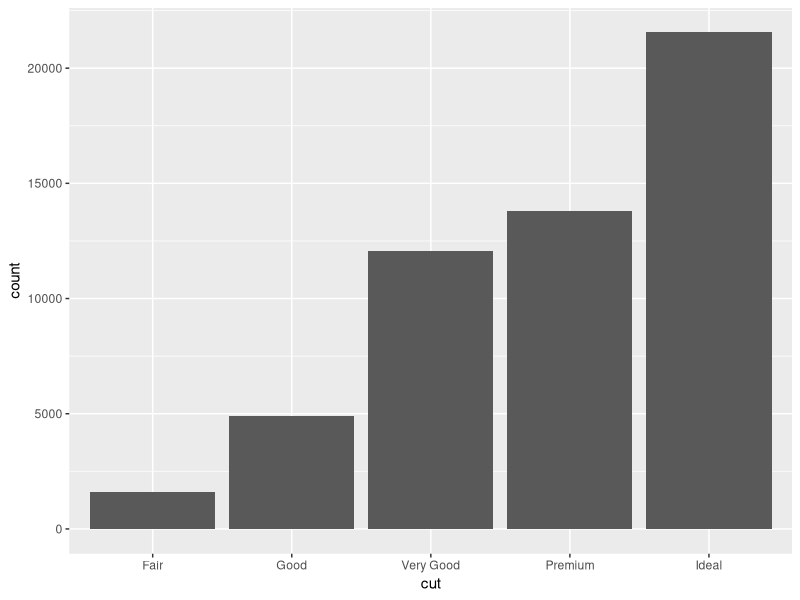
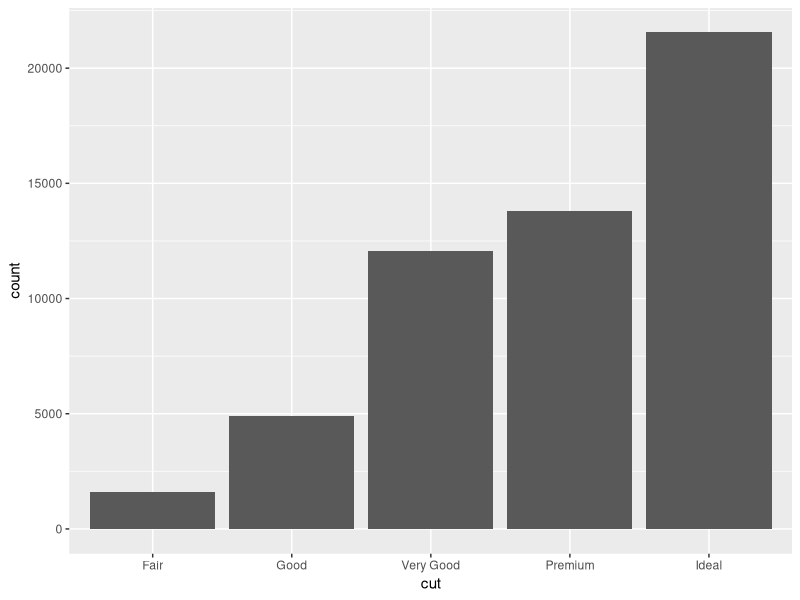
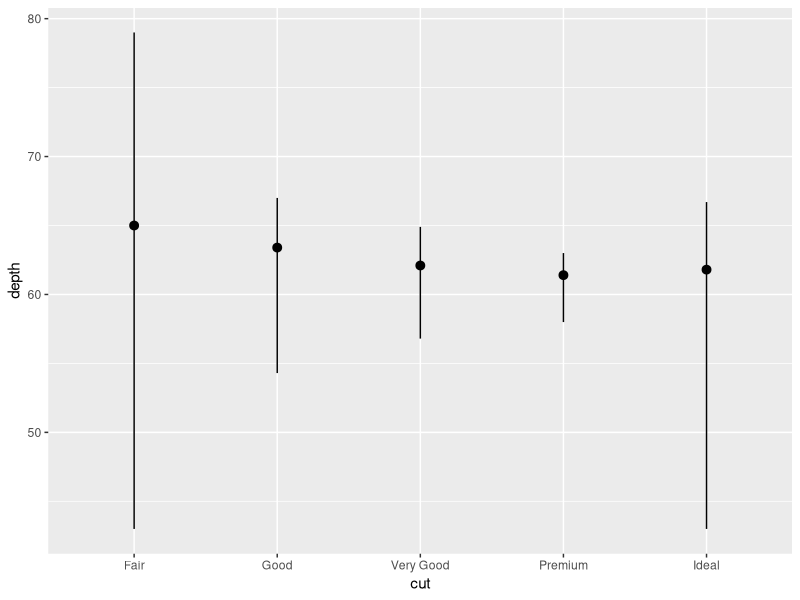
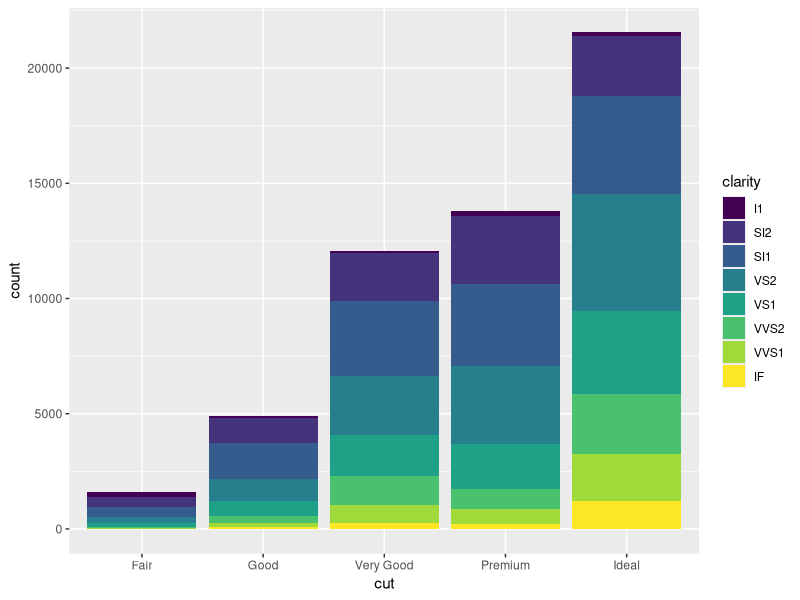
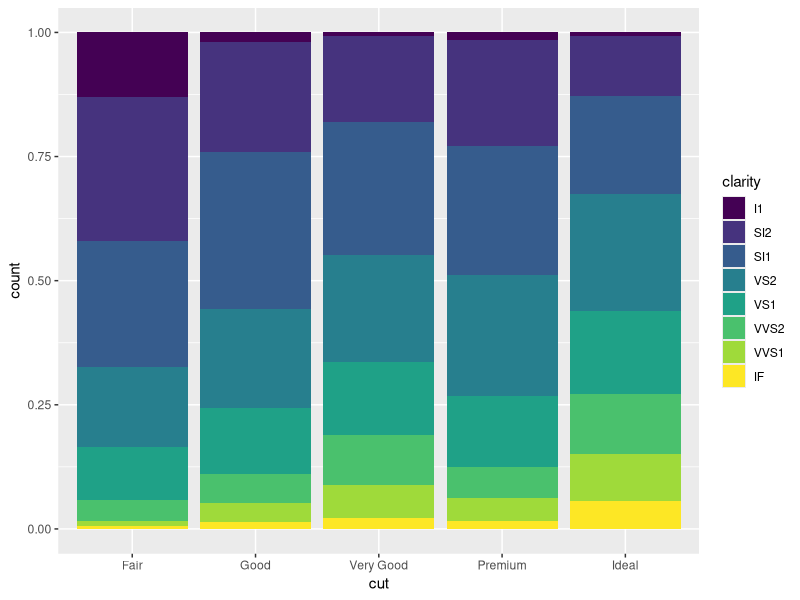
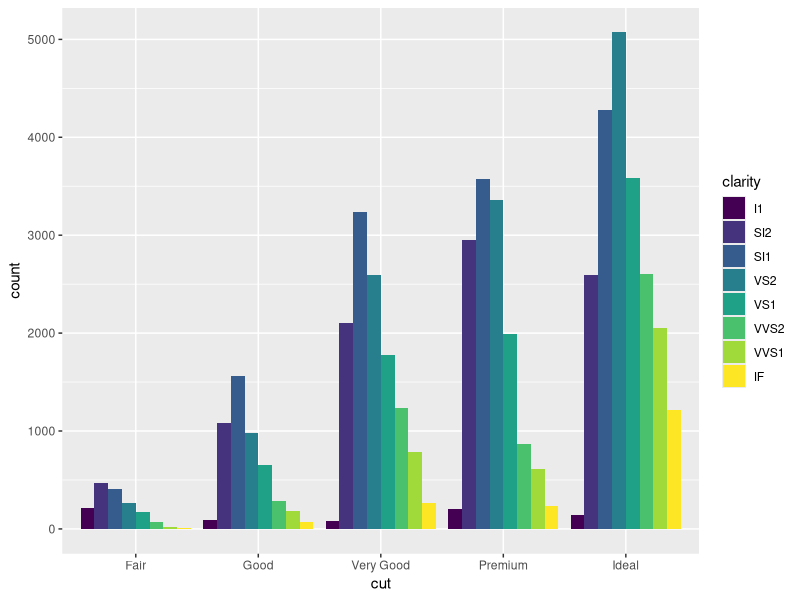
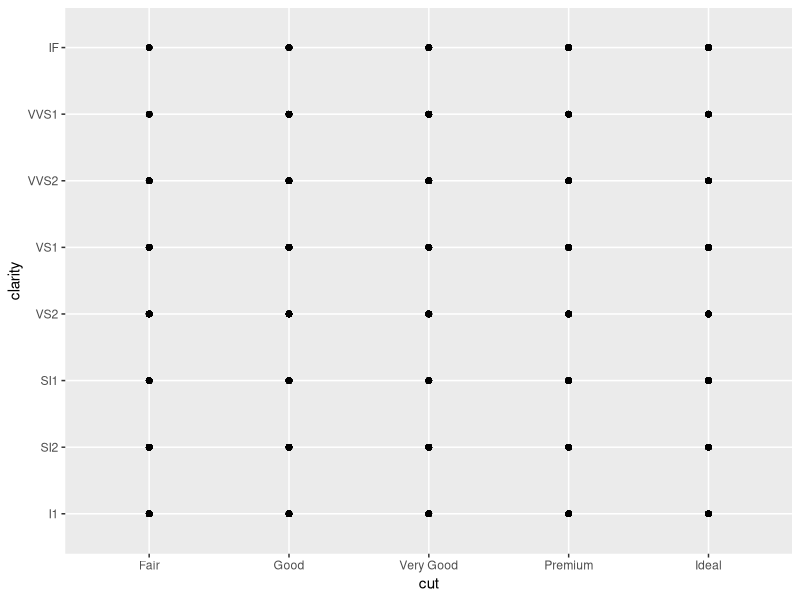
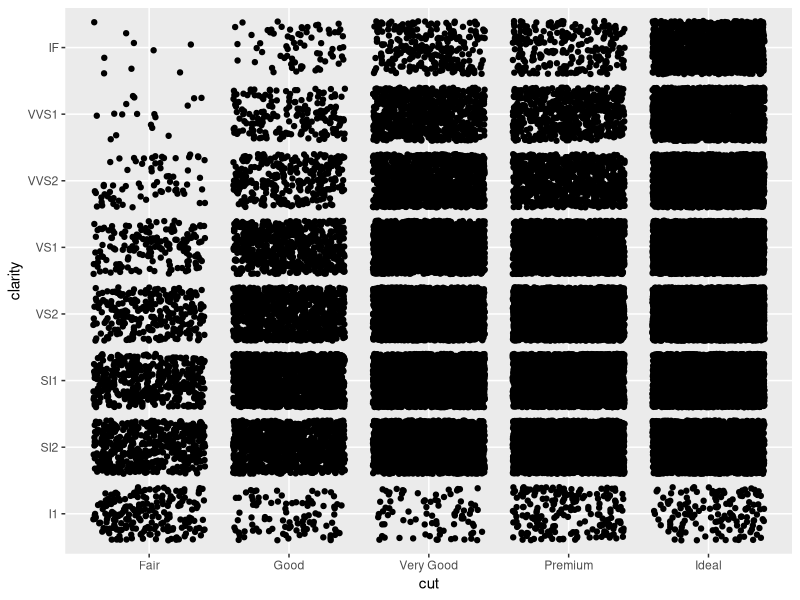

These figures' R source, in order:
# Exercise 2: More ggplot2 Grammar

# Install and load `ggplot2`
# install.packages("ggplot2") # if needed
library("ggplot2")

# For this exercise you will again be working with the `diamonds` data set.
# Use `?diamonds` to review details about this data set
?diamonds


## Statistical Transformations

# Draw a bar chart of the diamonds data, organized by cut
# The height of each bar is based on the "count" (number) of diamonds with that cut
ggplot(data = diamonds) +
  geom_bar(mapping = aes(x=cut))

# Use the `stat_count` to apply the statistical transformation "count" to the diamonds
# by cut. You do not need a separate geometry layer!
ggplot(data = diamonds) +
  stat_count(mapping = aes(x=cut))

# Use the `stat_summary` function to draw a chart with a summary layer.
# Map the x-position to diamond `cut`, and the y-position to diamond `depth`
# Bonus: use `min` as the function ymin, `max` as the function ymax, and `median` as the function y
ggplot(data = diamonds) +
  stat_summary(mapping = aes(x = cut, y = depth),
               fun.ymin = min, fun.ymax = max, fun.y = median)


## Position Adjustments

# Draw a bar chart of diamond data organized by cut, with each bar filled by clarity.
# You should see a _stacked_ bar chart.
ggplot(data = diamonds) +
  geom_bar(mapping = aes(x = cut, fill = clarity))

# Draw the same chart again, but with each element positioned to "fill" the y axis
ggplot(data = diamonds) +
  geom_bar(mapping = aes(x = cut, fill = clarity), position = "fill")

# Draw the same chart again, but with each element positioned to "dodge" each other
ggplot(data = diamonds) +
  geom_bar(mapping = aes(x = cut, fill = clarity), position = "dodge")

# Draw a plot with point geometry with the x-position mapped to `cut` and the y-position mapped to `clarity`
# This creates a "grid" grouping the points
ggplot(data = diamonds) +
  geom_point(mapping = aes(x = cut, y = clarity))

# Use the "jitter" position adjustment to keep the points from all overlapping!
# (This works a little better with a sample of diamond data, such as from the previous exercise).
ggplot(data = diamonds) +
  geom_point(mapping = aes(x = cut, y = clarity), position = "jitter")


## Scales

# Draw a "boxplot" (with `geom_boxplot()`) for the diamond's price (y) by color (x)
ggplot(data = diamonds) +
  geom_boxplot(mapping = aes(x=color, y=price))

# This has a lot of outliers, making it harder to read. To fix this, draw the same plot but
# with a _logarithmic_ scale for the y axis.
ggplot(data = diamonds) +
  geom_boxplot(mapping = aes(x=color, y=price)) +
  scale_y_log10()

# For another version, draw the same plot but with `violin` geometry instead of `boxplot` geometry!
# How does the logarithmic scale change the data presentation?
ggplot(data = diamonds) +
  geom_violin(mapping = aes(x=color, y=price)) +
  scale_y_log10()

# Another interesting plot: draw a plot of the diamonds price (y) by carat (x), using a heatmap of 2d bins
# (geom_bin2d)
# What happens when you make the x and y channels scale logarithmically?
ggplot(data = diamonds) +
  geom_bin2d(mapping = aes(x=carat, y=price)) +
  scale_x_log10() +
  scale_y_log10()

# Draw a scatter plot for the diamonds  price (y) by carat (x). Color each point by the clarity
# (Remember, this will take a while. Use a sample of the diamonds for faster results)
ggplot(data = diamonds) +
  geom_point(mapping = aes(x = carat, y = price, color = clarity))

# Change the color of the previous plot using a ColorBrewer scale of your choice. What looks nice?
ggplot(data = diamonds) +
  geom_point(mapping = aes(x = carat, y = price, color = clarity)) +
  scale_color_brewer(palette = "Spectral")


## Coordinate Systems

# Draw a bar chart with x-position and fill color BOTH mapped to cut
# For best results, SET the `width` of the geometry to be 1 (fill plot, no space between)
# You can save this to a variable for easier modifications
bar <- ggplot(data = diamonds) +
  geom_bar(mapping = aes(x = cut, fill = cut), width=1)
bar

# Draw the same chart, but with the coordinate system flipped
bar + coord_flip()

# Draw the same chart, but in a polar coordinate system. Now you have a Coxcomb chart!
bar + coord_polar()


## Facets

# Take the scatter plot of price by carat data (colored by clarity) and add _facets_ based on
# the diamond's `color`
ggplot(data = diamonds) +
  geom_point(mapping = aes(x = carat, y = price, color = clarity)) +
  scale_color_brewer(palette = "Spectral") +
  facet_wrap(~color)


## Saving Plots

# Use the `ggsave()` function to save one of your plots (the most recent one generated) to disk.
# Name the output file "my-plot.png".
ggsave("my-plot.png")
